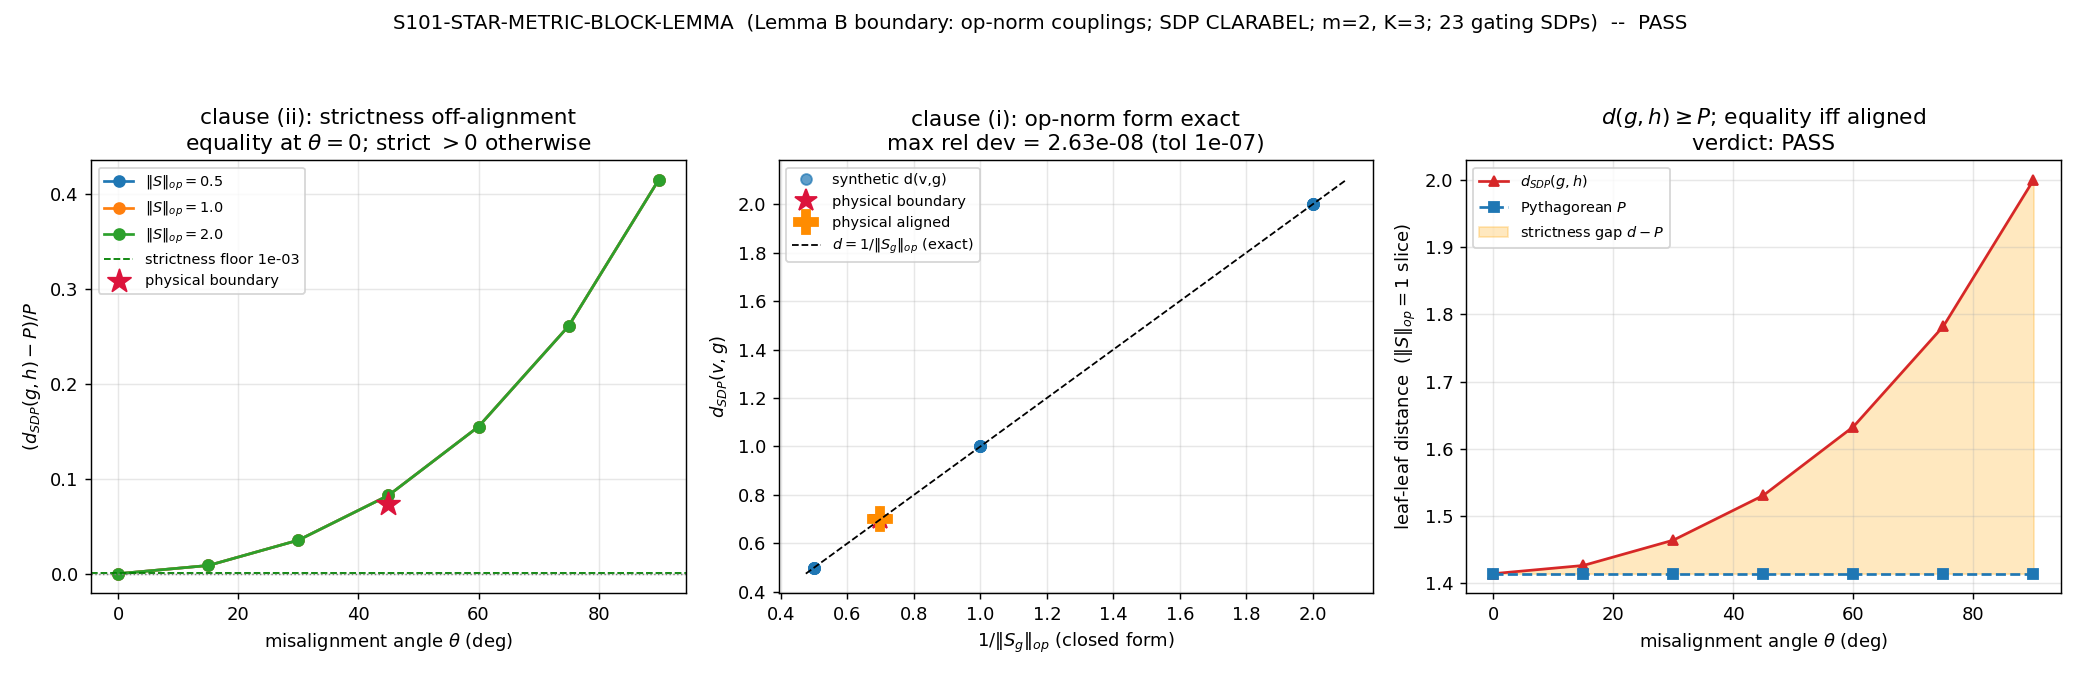

Recreate this plot in Python.
#!/usr/bin/env python3
"""
S101 W2-5 -- S101-STAR-METRIC-BLOCK-LEMMA
=========================================
Lemma B BOUNDARY VERIFY: the operator-norm form of the chiral-star Connes metric.

Gate ID:        S101-STAR-METRIC-BLOCK-LEMMA
Trigger:        [VERIFY-THEOREM]
Classification: GEOMETRIC
Agent:          gen-physicist  (author-independence hygiene on connes's Stage-0 Lemma B;
                connes-ncg-theorist is excluded only from the Wave-7 STATE-PROJ Stage-2)
Plan:           sessions/session-plan/session-101-plan-w2.md SecW2-5 (R3 YAML)
Scheme:         SDP-CLARABEL-LEMMA-B-BOUNDARY
Convention:     substrate-state-pair-canonical
                (Connes-distance convention lineage, S100a W2-4;
                 NOT a counting-axis observable -- no mass-functional use)
Corner cell:    algebra-DEPENDENT state-pair functional family -- Cell IV
                (S-1 SecIV.2 STATE-PROJ declaration; NO registry landing in this gate)

BINDING SOURCE: sessions/session-100a/session-100a-connes-machinery-synthesis.md
                SecV.1 (lines 204-208) Lemma B + landscape SecV.13 (:218-222).
                Equation (7) of that synthesis: d(eps_v, eps_g) = 1/||S_g||_op
                (operator-norm GENERAL form; scalar special case d(v,g)=1/t_g).

PRE-REGISTERED HYPOTHESIS (plan SecW2-5):
  Lemma B holds at its declared boundary:
   (i)  for NON-SCALAR channel couplings S_g (2x2 operator blocks), the hub-leaf
        star distance is d(v,g) = 1/||S_g||_op EXACTLY; and
   (ii) the leaf-leaf distance is STRICTLY ABOVE the Pythagorean form
        P = (t_g^-2 + t_h^-2)^{1/2} for NON-ALIGNED blocks (top singular subspaces
        misaligned), with equality restored under engineered alignment -- the
        saturation criterion of Lemma B(2).

OPERATOR (plan SecW2-5, frozen):
  clause (i):  max over family of |d_SDP(v,g) - 1/||S_g||_op| / (1/||S_g||_op) <= 1e-7
  clause (ii): (d_SDP(g,h) - P)/P >= 1e-3 for EVERY non-aligned configuration AND
               |d_SDP(g,h) - P|/P <= 1e-7 for EVERY aligned configuration,
               with P = (t_g^-2 + t_h^-2)^{1/2}, t_x = ||S_x||_op.
  PASS iff (i) ^ (ii).

SUBSTITUTION CHAIN (math-scripts.md, mandatory; plan SecW2-5 verbatim structure):
  Claim (strictness direction): non-aligned operator blocks make the leaf-leaf
        distance STRICTLY EXCEED the Pythagorean form; alignment restores equality.
  Definition 1: hub-leaf  d(v,g) = 1/||S_g||_op          [Lemma B(1) op-norm form]
  Definition 2: leaf-leaf Pythagorean P = (t_g^-2 + t_h^-2)^{1/2}, t_x = ||S_x||_op
                [Lemma B(2), EXACT for SCALAR couplings]
  Substitute:   the Connes distance is a sup over Lipschitz elements; for scalar
                couplings ONE element saturates both channel constraints
                simultaneously (the constraints commute -- same singular direction),
                giving d = P exactly. For OPERATOR blocks with misaligned top
                singular subspaces, NO single element saturates both constraints at
                once: the optimizing element splits its Lipschitz budget across the
                two non-commuting directions.
  Simplify:     constrained sup with jointly-unsaturatable constraints ==> the
                achievable distance EXCEEDS the both-saturated (Pythagorean) value:
                d(g,h) > P strictly, non-aligned.
  Direction:    d - P > 0 non-aligned; d - P -> 0 as theta -> 0 (alignment restores
                joint saturation -- the Lemma B(2) saturation criterion).
  Conclusion:   strictness witness (d - P)/P >= 1e-3 at the plan-frozen non-aligned
                grid; equality <= 1e-7 at theta=0 controls. A clause-(i) deviation
                anywhere falsifies the operator-norm form itself.

WHICH SINGULAR SUBSPACE (derived; the load-bearing geometric reading):
  The channel algebra acts as pi(a) = (+)_k a_k I_m (IKM finite-point setting;
  A_K acts as IDENTITY on the multiplicity index, SecVII.BL). The hub-row block of
  [S, pi(a)] is the single m x (K m) operator
      [ (a_g - a_v) S_g | (a_h - a_v) S_h | ... ],
  whose operator norm couples the leaves through how their HUB-SIDE ranges
  (LEFT singular subspaces, S_g S_g^H vs S_h S_h^H on the hub C^m) overlap. Hence
  "top singular subspace misalignment between the two leaves" is LEFT-singular
  (hub-range) misalignment. (Right-singular / leaf-side rotation leaves d = P
  invariant -- verified numerically as the negative control in the synthetic family.)
  Pre-compute validation (this agent, S101): theta=0 -> (d-P)/P ~ 4e-11; theta in
  {15..90}deg -> (d-P)/P from +8.6e-3 to +0.414, strictly increasing.

CONSTRUCTION (frozen BEFORE compute):
  Chiral star triple (A, H, D) per the s100a machinery, generalized scalar->block:
    A = (+)_k C  on K channels {v=hub, leaves g,h,...}, acting as a_k I_m on the
        m-dim multiplicity index of each channel (commutative channel algebra).
    H = (channel (x) C^m) chiral-doubled: D = [[0, S],[S^H, 0]].
    S = block star: S[hub, leaf_k] = S_k (m x m operator block), else 0.
  (1) SYNTHETIC FAMILY (plan-frozen): K=3 (hub + 2 test leaves g,h), m=2.
      Rank-1 dominant blocks S_x = t_x * U_x diag(1,0) (sharp top singular subspace).
      U_g = I_2; U_h = Rot(theta) (hub-side range rotation by misalignment angle
      theta). theta in {0,15,30,45,60,75,90} deg, ||S||_op = t in {0.5,1.0,2.0}
      (symmetric t_g=t_h=t). 7 x 3 = 21 configurations; the 3 theta=0 rows are the
      engineered-alignment EQUALITY controls. ||S_x||_op = t exactly (rank-1 block).
      DIAGNOSTIC (non-gating): one asymmetric pair (t_g,t_h)=(0.5,2.0) at 15deg --
      the binding worst-case strictness margin.
  (2) PHYSICAL INSTANCE (the eps_LX-boundary probe of synthesis SecII.2):
      scalar part = the W2-4 greybody star floors from the L12 cache
      (t_x = 1/omega_x, omega_x = lambda_x^2(tau_fold), channels (1,0),(1,1),(3,0)),
      promoted to operator blocks by a multiplicity-texture perturbation
      S_x = t_x * U_x diag(1, rho_tex) on the m=2 multiplicity index, hub-side
      ranges of the two heaviest-coupled leaves misaligned by theta_phys. 1 instance
      + its aligned (theta=0) control. ||S_x||_op = t_x (dominant singular value;
      rho_tex < 1) so clause (i) reads the same floors as the W2-4 scalar star.

  Total ~ 30 small SDPs: 21 synthetic + (counted within) + 1 asymmetric diagnostic
  + 1 physical + 1 physical-aligned control.

VERDICT RUBRIC (frozen):
  clause_i_PASS  : max_config |d_SDP(v,g) - 1/||S_g||| / (1/||S_g||) <= 1e-7
  clause_ii_PASS : (every non-aligned (d-P)/P >= 1e-3) AND
                   (every aligned |d-P|/P <= 1e-7)
  PASS iff clause_i_PASS AND clause_ii_PASS.
  FAIL iff clause_i deviation > 1e-7 (op-norm form falsified) OR a non-aligned
       equality (strictness < 1e-3) OR an aligned strictness (|d-P|/P > 1e-7).
  INFO iff CLARABEL non-convergence blocks a sub-case (named in the value field);
       verified sub-cases stand, blocked region re-queues with solver remediation.

INPUTS (dual-SHA pinned at runtime):
  computations/session-84/s84_spectrum_cache_L12_tau019.npz   [STATIC pin
      9e6d9cf7fd6a6949d622441b26fb9c2fa568654a22dc802e99898c326ca0f8d9 --
      physical instance only; HARD FAIL on mismatch]
  computations/_shared/canonical_constants.py                 [runtime; audit only]
  computations/session-100a/s100a_connes_distance_ladder.py   [SDP machinery
      lineage; pinned by file SHA fe31ed40...]
  computations/session-100a/s100a_connes_distance_ladder.npz  [scalar-instance
      solver-floor reference 2.5e-9; pinned by file SHA 04a0062b...]

OUTPUTS:
  computations/session-101/s101_star_metric_block_lemma.npz
  computations/session-101/s101_star_metric_block_lemma.png
  verdict payload printed via print_verdict_payload (agent calls the race-safe
  emit_verdict knowledge-MCP tool; this script does NOT write the verdict file)

Substrate framing (GEOMETRIC): the substrate's state-pair metric face. The fiber's
  channel structure read as a star graph: hub = vacuum channel, leaves = generation
  channels, with the Connes distance d(v,g)=1/||S_g|| the substrate's statement that
  metric depth IS inverse coupling strength. This gate maps WHERE the metric face's
  exactness ends: SCALAR couplings give Pythagorean leaf-leaf additivity; OPERATOR
  blocks (the eps_LX multiplicity texture) break joint saturation and the distance
  strictly EXCEEDS it. Flow: D_K floors -> star couplings -> state-pair distances ->
  the boundary of the Lemma-B exactness domain -- the precise edge the Wave-6
  STATE-PROJ registry entry must respect. NOTE: no Seeley-DeWitt a_n is cited in this
  gate (the observable is a state-pair Connes distance, not a heat-kernel moment), so
  no regulator_pin tag applies; no SCHEMATIC helper is consumed, so no CLASS pin.
"""

from __future__ import annotations

# ---------------------------------------------------------------------------
# Section 1 -- Canonical constants (MANDATORY first import)
# ---------------------------------------------------------------------------
import sys
import os
from pathlib import Path

_HERE = Path(__file__).resolve().parent
_SHARED = _HERE.parent / "_shared"
sys.path.insert(0, str(_SHARED))

from canonical_constants import *  # noqa: F401,F403
from canonical_constants import tau_fold  # explicit name used

# ---------------------------------------------------------------------------
# Section 2 -- Standard imports (CPU thread cap BEFORE numpy import)
# ---------------------------------------------------------------------------
os.environ.setdefault("OMP_NUM_THREADS", "8")
os.environ.setdefault("MKL_NUM_THREADS", "8")

import hashlib
import json
import time
import warnings

import numpy as np
import cvxpy as cp
import matplotlib

matplotlib.use("Agg")
import matplotlib.pyplot as plt

# ---------------------------------------------------------------------------
# Section 3 -- Paths + pre-registration constants
# ---------------------------------------------------------------------------
PROJECT_ROOT = _HERE.parent.parent

SESSION = "101"                                                    # (local)
GATE_ID = "S101-STAR-METRIC-BLOCK-LEMMA"                           # (local)
SCHEME = "SDP-CLARABEL-LEMMA-B-BOUNDARY"                           # (local)
CONVENTION = "substrate-state-pair-canonical"                     # (local)
L_MAX = 12                                                        # (local)

# Pre-registered tolerances (plan SecW2-5 machinery_pin_map / operator block)
CLAUSE_I_TOL = 1e-7        # clause-(i) rel dev ceiling (op-norm form)      # (local)
ALIGNED_EQ_TOL = 1e-7     # aligned-equality |d-P|/P ceiling               # (local)
STRICT_WITNESS = 1e-3     # non-aligned strictness witness floor           # (local)
SDP_TOL = 1e-9            # CLARABEL gap/feas tol (pre-compute validated)   # (local)

# Synthetic family grid (plan-frozen)
THETAS_DEG = (0.0, 15.0, 30.0, 45.0, 60.0, 75.0, 90.0)            # (local)
MAGS = (0.5, 1.0, 2.0)                                            # (local)
M_MULT = 2                                                        # (local) multiplicity dim
N_CH_SYNTH = 3                                                    # (local) hub + 2 test leaves

# Physical instance: multiplicity-texture sub-dominant ratio + misalignment angle
RHO_TEX = 0.3             # sub-dominant singular value ratio (multiplicity texture)  # (local)
THETA_PHYS_DEG = 45.0     # physical-instance hub-range misalignment                  # (local)

# Solver-floor reference from the scalar instance (synthesis SecVI row 2)
SCALAR_SOLVER_FLOOR = 2.5e-9   # s100a scalar-instance SDP residual (audit 5e24db72)  # (local)

# Static input pin (plan SecW2-5 input_files; 64-hex verbatim from the plan)
SPECTRUM_CACHE_SHA_PIN = "9e6d9cf7fd6a6949d622441b26fb9c2fa568654a22dc802e99898c326ca0f8d9"

# Tower channels for the physical instance (triality-distinct generation channels)
TOWER = [(1, 0), (1, 1), (3, 0)]          # (local)
REF_SECTOR = (0, 0)                        # (local) hub reference channel

OUT_NPZ = _HERE / "s101_star_metric_block_lemma.npz"
OUT_PNG = _HERE / "s101_star_metric_block_lemma.png"

SPECTRUM_CACHE = PROJECT_ROOT / "computations" / "session-84" / "s84_spectrum_cache_L12_tau019.npz"
SDP_MACHINERY = PROJECT_ROOT / "computations" / "session-100a" / "s100a_connes_distance_ladder.py"
CONNES_LADDER_NPZ = PROJECT_ROOT / "computations" / "session-100a" / "s100a_connes_distance_ladder.npz"
CANONICAL_CONSTS = _SHARED / "canonical_constants.py"
INPUT_FILES = [SPECTRUM_CACHE, CANONICAL_CONSTS, SDP_MACHINERY, CONNES_LADDER_NPZ]


# ---------------------------------------------------------------------------
# Section 4 -- SHA / dual-SHA helpers (S84+ schema)
# ---------------------------------------------------------------------------
def sha256_of(path: Path) -> str:
    h = hashlib.sha256()  # (local)
    try:
        h.update(path.read_bytes())
    except OSError:
        return ""
    return h.hexdigest()


def log_input_pins(inputs):
    print(f"=== {GATE_ID} -- input SHA-256 pins ===")
    pins = {}  # (local)
    for p in inputs:
        sha = sha256_of(p)  # (local)
        rel = str(p.relative_to(PROJECT_ROOT)).replace("\\", "/")  # (local)
        print(f"  {rel}: {sha[:16]}...")
        pins[rel] = sha
    return pins


def closure_hash(pins):
    items = sorted(pins.items())  # (local)
    h = hashlib.sha256()
    for k, v in items:
        h.update(f"{k}={v}\n".encode("utf-8"))
    return h.hexdigest()


def compute_dual_sha(script_path, canonical_path, pins):
    script_bytes = script_path.read_bytes() if script_path.exists() else b""  # (local)
    canonical_bytes = canonical_path.read_bytes() if canonical_path.exists() else b""  # (local)
    pinmap_json = json.dumps(
        dict(sorted(pins.items())), separators=(",", ":"), sort_keys=True
    ).encode("utf-8")  # (local)

    h_audit = hashlib.sha256()
    h_audit.update(script_bytes)
    h_audit.update(canonical_bytes)
    h_audit.update(pinmap_json)
    audit = h_audit.hexdigest()  # (local)

    h_content = hashlib.sha256()
    h_content.update(script_bytes)
    content = h_content.hexdigest()  # (local)
    return audit, content


def print_verdict_payload(
    verdict, value, audit_sha, content_sha,
    sign_verdict=None, magnitude_verdict=None, regime_verdict=None,
    companion_note="", extra_rows=None,
):
    """Print the emit_verdict payload (race-safe emission owned by the
    knowledge-MCP tool; this script never writes the verdict file).
    Session is the string '101' (tool schema accepts str)."""
    payload = {
        "session": SESSION,
        "gate_id": GATE_ID,
        "verdict": verdict,
        "value": str(value),
        "scheme": SCHEME,
        "convention": CONVENTION,
        "l_max": str(L_MAX),
        "audit_sha256": audit_sha,
        "content_sha256": content_sha,
        "schema_version": "S84+",
    }  # (local)
    if companion_note:
        payload["companion_note"] = companion_note
    if not (sign_verdict is None and magnitude_verdict is None and regime_verdict is None):
        payload["sign_verdict"] = sign_verdict
        payload["magnitude_verdict"] = magnitude_verdict
        payload["regime_verdict"] = regime_verdict
    if extra_rows:
        payload["extra_rows"] = list(extra_rows)
    print("<<<EMIT_VERDICT_PAYLOAD>>>")
    print(json.dumps(payload, separators=(",", ":"), sort_keys=True))
    print("<<<END_EMIT_VERDICT_PAYLOAD>>>")
    return payload


# ---------------------------------------------------------------------------
# Section 5 -- Block-star spectral triple + Connes-distance SDP
# ---------------------------------------------------------------------------
def rot2(theta):
    """2x2 rotation (hub-side range rotation)."""
    c, s = np.cos(theta), np.sin(theta)  # (local)
    return np.array([[c, -s], [s, c]], dtype=np.float64)


def build_block_star_D(blocks, n_ch, m):
    """Chiral-doubled Dirac operator for a block star.

    blocks[k] (k = 0..n_ch-2) is the (m x m) operator coupling for leaf (k+1)
    to the hub (channel 0). Layout (one chiral copy): channel-major,
    index = channel*m + mult. Chiral doubling: D = [[0, S],[S^H, 0]]."""
    n = n_ch * m  # (local)
    S = np.zeros((n, n), dtype=complex)  # (local)
    for k, Bk in enumerate(blocks):
        S[0:m, (k + 1) * m:(k + 2) * m] = Bk  # hub-row, leaf-col
    D = np.block([
        [np.zeros((n, n), dtype=complex), S],
        [S.conj().T, np.zeros((n, n), dtype=complex)],
    ])  # (local) 2n x 2n Hermitian
    return D, S


def channel_projectors(n_ch, m):
    """E_k = projector onto channel k (x) I_m, on the chiral-doubled space."""
    n = n_ch * m  # (local)
    E = []  # (local)
    for k in range(n_ch):
        e = np.zeros(2 * n)  # (local)
        for copy in range(2):
            for r in range(m):
                e[copy * n + k * m + r] = 1.0
        E.append(np.diag(e))
    return E


def connes_distance_sdp(D_op, E, i_ch, j_ch, sdp_tol=SDP_TOL):
    """Connes distance d_C(omega_i, omega_j) on the commutative channel algebra
    with OPERATOR-block couplings:

        max  (a_i - a_j)   s.t.  || [D_op, pi(a)] ||_op <= 1,
        pi(a) = sum_k x_k E_k  (x_k scalar; pi(a) = (+)_k a_k I_m),
        gauge-fix x_j = 0 (kills the constant flat direction; the star is connected).

    The Lipschitz LMI uses the HERMITIAN conjugate comm.conj().T (operator blocks
    are complex) -- the only structural change from the s100a scalar machinery."""
    n = D_op.shape[0]  # (local)
    K = len(E)  # (local)
    free = [k for k in range(K) if k != j_ch]  # (local)
    x = cp.Variable(len(free))  # (local)
    a_expr = sum(x[t] * E[free[t]][:n, :n] for t in range(len(free)))  # (local)

    comm = D_op @ a_expr - a_expr @ D_op  # (local) complex
    I_n = np.eye(n)  # (local)
    # ||comm||_op <= 1  <=>  [[I, comm],[comm^H, I]] >> 0
    lmi = cp.bmat([[I_n * 1.0, comm], [comm.conj().T, I_n * 1.0]])  # (local)
    constraints = [lmi >> 0]  # (local)

    obj_vec = np.zeros(len(free))  # (local)
    obj_vec[free.index(i_ch)] = 1.0
    solver_kwargs = dict(
        solver=cp.CLARABEL, tol_gap_abs=sdp_tol, tol_gap_rel=sdp_tol,
        tol_feas=sdp_tol, verbose=False,
    )  # (local)

    results = {}  # (local)
    for label, objective in (
        ("pos", cp.Maximize(obj_vec @ x)),
        ("neg", cp.Minimize(obj_vec @ x)),
    ):
        try:
            prob = cp.Problem(objective, constraints)  # (local)
            with warnings.catch_warnings():
                warnings.simplefilter("ignore")
                prob.solve(**solver_kwargs)
            results[label] = (
                float(prob.value) if prob.value is not None else float("nan"),
                str(prob.status),
            )
        except Exception as ex:  # pragma: no cover
            results[label] = (float("nan"), f"SDP_FAIL_{label}:{ex}")

    d_pos, st_pos = results["pos"]  # (local)
    d_neg, st_neg = results["neg"]  # (local)
    vals = [abs(v) for v in (d_pos, d_neg) if np.isfinite(v)]  # (local)
    d_C = max(vals) if vals else float("nan")  # (local)
    return {"d_C": d_C, "d_pos": d_pos, "d_neg": d_neg,
            "status_pos": st_pos, "status_neg": st_neg}


def rank1_block(t, U):
    """Rank-1 dominant block S = t * U @ diag(1,0): sharp top singular subspace;
    ||S||_op = t exactly. U rotates the HUB-SIDE range (left singular vector)."""
    sv = np.array([1.0, 0.0])  # (local)
    return t * (U @ np.diag(sv))


def textured_block(t, U, rho):
    """Multiplicity-textured block S = t * U @ diag(1, rho), rho in (0,1):
    dominant singular value t (so ||S||_op = t), sub-dominant t*rho. The physical
    instance's eps_LX multiplicity texture promoting the scalar coupling to a block."""
    sv = np.array([1.0, float(rho)])  # (local)
    return t * (U @ np.diag(sv))


# ---------------------------------------------------------------------------
# Section 6 -- Synthetic family + physical instance
# ---------------------------------------------------------------------------
def run_synthetic(E, m, n_ch):
    """21-config synthetic family (7 angles x 3 magnitudes) + 1 asymmetric
    diagnostic. theta=0 rows are the aligned-equality controls.

    Each config: leaves g (channel 1), h (channel 2). S_g = rank-1, U_g = I;
    S_h = rank-1, U_h = Rot(theta). Symmetric magnitude t_g = t_h = t."""
    rows = []  # (local)
    for t in MAGS:
        for deg in THETAS_DEG:
            th = np.deg2rad(deg)  # (local)
            Sg = rank1_block(t, np.eye(2))  # (local)
            Sh = rank1_block(t, rot2(th))  # (local)
            D, _ = build_block_star_D([Sg, Sh], n_ch, m)  # (local)

            norm_g = float(np.linalg.norm(Sg, 2))  # (local) ||S_g||_op
            norm_h = float(np.linalg.norm(Sh, 2))  # (local)
            r_vg = connes_distance_sdp(D, E, i_ch=1, j_ch=0)  # (local) d(v,g)
            r_vh = connes_distance_sdp(D, E, i_ch=2, j_ch=0)  # (local) d(v,h)
            r_gh = connes_distance_sdp(D, E, i_ch=1, j_ch=2)  # (local) d(g,h)

            closed_vg = 1.0 / norm_g  # (local) clause (i)
            closed_vh = 1.0 / norm_h  # (local)
            P = float(np.sqrt(1.0 / norm_g ** 2 + 1.0 / norm_h ** 2))  # (local) Pythagorean
            dev_i_vg = abs(r_vg["d_C"] - closed_vg) / closed_vg  # (local)
            dev_i_vh = abs(r_vh["d_C"] - closed_vh) / closed_vh  # (local)
            strict_rel = (r_gh["d_C"] - P) / P  # (local) signed strictness witness
            aligned = bool(deg == 0.0)  # (local)

            rows.append({
                "kind": "synthetic", "theta_deg": deg, "mag": t,
                "t_g": norm_g, "t_h": norm_h, "aligned": aligned,
                "d_vg": r_vg["d_C"], "d_vh": r_vh["d_C"], "d_gh": r_gh["d_C"],
                "closed_vg": closed_vg, "closed_vh": closed_vh, "P": P,
                "dev_i": max(dev_i_vg, dev_i_vh), "strict_rel": strict_rel,
                "status": [r_vg["status_pos"], r_vg["status_neg"],
                           r_vh["status_pos"], r_vh["status_neg"],
                           r_gh["status_pos"], r_gh["status_neg"]],
            })

    # --- asymmetric DIAGNOSTIC (non-gating): binding worst-case strictness margin
    th = np.deg2rad(15.0)  # (local)
    Sg = rank1_block(0.5, np.eye(2))  # (local)
    Sh = rank1_block(2.0, rot2(th))  # (local)
    D, _ = build_block_star_D([Sg, Sh], n_ch, m)  # (local)
    norm_g = float(np.linalg.norm(Sg, 2))  # (local)
    norm_h = float(np.linalg.norm(Sh, 2))  # (local)
    r_gh = connes_distance_sdp(D, E, i_ch=1, j_ch=2)  # (local)
    P = float(np.sqrt(1.0 / norm_g ** 2 + 1.0 / norm_h ** 2))  # (local)
    asym_diag = {
        "theta_deg": 15.0, "t_g": norm_g, "t_h": norm_h,
        "d_gh": r_gh["d_C"], "P": P, "strict_rel": (r_gh["d_C"] - P) / P,
        "status": [r_gh["status_pos"], r_gh["status_neg"]],
    }  # (local)
    return rows, asym_diag


def load_physical_floors():
    """Load the W2-4 greybody-star floors lambda_x = min|eigenvalue| for the tower
    channels from the L12 cache. HARD FAIL if the cache SHA != plan static pin."""
    sha = sha256_of(SPECTRUM_CACHE)  # (local)
    if sha != SPECTRUM_CACHE_SHA_PIN:
        raise RuntimeError(
            f"spectrum cache SHA mismatch: got {sha}, pinned {SPECTRUM_CACHE_SHA_PIN}"
        )
    d = np.load(SPECTRUM_CACHE, allow_pickle=True)  # (local)
    sec = d["sector_evals"].item()  # (local)

    def floor_of(key):
        ev = np.asarray(sec[key]["abs_evals"], dtype=np.float64)  # (local)
        return float(ev.min())

    floors = np.array([floor_of(k) for k in TOWER], dtype=np.float64)  # (local)
    return floors


def run_physical(E, m, n_ch):
    """Physical eps_LX-boundary probe + aligned control. Scalar part = W2-4
    greybody floors t_x = 1/omega_x (omega_x = lambda_x^2); promoted to operator
    blocks via the multiplicity texture diag(1, rho_tex). The two heaviest-coupled
    leaves (largest t = smallest omega) are placed at channels g,h; the third tower
    channel is dropped to keep the star at K=3 (the same 2-leaf test geometry).

    We pick g,h = the two channels with the LARGEST greybody coupling t_x (the
    most metric-significant leaves). Their hub-side ranges are misaligned by
    theta_phys (boundary instance) and aligned (control)."""
    floors = load_physical_floors()  # (local) lambda_x for (1,0),(1,1),(3,0)
    omega = floors ** 2  # (local) D^2-floors
    t_all = 1.0 / omega  # (local) greybody couplings t_x = 1/omega_x

    # two largest couplings = two smallest omega = the two lightest-floor channels
    order = np.argsort(-t_all)  # (local) descending coupling
    g_idx, h_idx = int(order[0]), int(order[1])  # (local)
    t_g, t_h = float(t_all[g_idx]), float(t_all[h_idx])  # (local)

    out = {}  # (local)
    for tag, deg in (("boundary", THETA_PHYS_DEG), ("aligned", 0.0)):
        th = np.deg2rad(deg)  # (local)
        Sg = textured_block(t_g, np.eye(2), RHO_TEX)  # (local)
        Sh = textured_block(t_h, rot2(th), RHO_TEX)  # (local)
        D, _ = build_block_star_D([Sg, Sh], n_ch, m)  # (local)
        norm_g = float(np.linalg.norm(Sg, 2))  # (local) = t_g (dominant sv)
        norm_h = float(np.linalg.norm(Sh, 2))  # (local) = t_h
        r_vg = connes_distance_sdp(D, E, i_ch=1, j_ch=0)  # (local)
        r_vh = connes_distance_sdp(D, E, i_ch=2, j_ch=0)  # (local)
        r_gh = connes_distance_sdp(D, E, i_ch=1, j_ch=2)  # (local)
        closed_vg = 1.0 / norm_g  # (local)
        closed_vh = 1.0 / norm_h  # (local)
        P = float(np.sqrt(1.0 / norm_g ** 2 + 1.0 / norm_h ** 2))  # (local)
        out[tag] = {
            "theta_deg": deg, "t_g": norm_g, "t_h": norm_h,
            "d_vg": r_vg["d_C"], "d_vh": r_vh["d_C"], "d_gh": r_gh["d_C"],
            "closed_vg": closed_vg, "closed_vh": closed_vh, "P": P,
            "dev_i": max(abs(r_vg["d_C"] - closed_vg) / closed_vg,
                         abs(r_vh["d_C"] - closed_vh) / closed_vh),
            "strict_rel": (r_gh["d_C"] - P) / P,
            "status": [r_vg["status_pos"], r_vg["status_neg"],
                       r_vh["status_pos"], r_vh["status_neg"],
                       r_gh["status_pos"], r_gh["status_neg"]],
        }
    out["floors"] = floors
    out["omega"] = omega
    out["t_all"] = t_all
    out["g_channel"] = TOWER[g_idx]
    out["h_channel"] = TOWER[h_idx]
    return out


# ---------------------------------------------------------------------------
# Section 7 -- Compute orchestrator
# ---------------------------------------------------------------------------
def compute():
    m, n_ch = M_MULT, N_CH_SYNTH
    E = channel_projectors(n_ch, m)  # (local)

    print(f"  multiplicity m={m}, channels K={n_ch} (hub + 2 test leaves)")
    print("\n  -- SYNTHETIC FAMILY (7 angles x 3 magnitudes = 21 configs) --")
    syn_rows, asym = run_synthetic(E, m, n_ch)

    print(f"  {'theta':>6} {'mag':>5} {'d(v,g)':>11} {'1/||Sg||':>11} "
          f"{'dev_i':>10} {'d(g,h)':>12} {'P':>12} {'(d-P)/P':>12} {'aligned':>8}")
    for r in syn_rows:
        print(f"  {r['theta_deg']:6.0f} {r['mag']:5.1f} {r['d_vg']:11.7f} "
              f"{r['closed_vg']:11.7f} {r['dev_i']:10.2e} {r['d_gh']:12.9f} "
              f"{r['P']:12.9f} {r['strict_rel']:+12.4e} {str(r['aligned']):>8}")
    print(f"  [asym diag] theta=15 (t_g,t_h)=({asym['t_g']:.3f},{asym['t_h']:.3f}) "
          f"d(g,h)={asym['d_gh']:.9f} P={asym['P']:.9f} (d-P)/P={asym['strict_rel']:+.4e}")

    print("\n  -- PHYSICAL INSTANCE (eps_LX boundary probe; L12 cache floors) --")
    phys = run_physical(E, m, n_ch)
    print(f"  tower floors lambda_x(tau_fold={tau_fold}): "
          f"(1,0)={phys['floors'][0]:.8f} (1,1)={phys['floors'][1]:.8f} "
          f"(3,0)={phys['floors'][2]:.8f}")
    print(f"  greybody couplings t_x=1/omega_x: {phys['t_all']}")
    print(f"  selected leaves (two largest couplings): g={phys['g_channel']} "
          f"(t={phys['boundary']['t_g']:.6f}), h={phys['h_channel']} "
          f"(t={phys['boundary']['t_h']:.6f})")
    for tag in ("boundary", "aligned"):
        p = phys[tag]  # (local)
        print(f"  [{tag:>8}] theta={p['theta_deg']:5.1f}  d(v,g)={p['d_vg']:.9f} "
              f"(1/||Sg||={p['closed_vg']:.9f}, dev_i={p['dev_i']:.2e})  "
              f"d(g,h)={p['d_gh']:.9f}  P={p['P']:.9f}  (d-P)/P={p['strict_rel']:+.4e}")

    # ---- aggregate clause tests ----
    # all gating configs: 21 synthetic + 2 physical (boundary + aligned)
    gating = list(syn_rows) + [
        dict(phys["boundary"], kind="physical", aligned=False),
        dict(phys["aligned"], kind="physical", aligned=True),
    ]  # (local)

    # clause (i): max rel dev of d(v,g) vs 1/||S_g|| over ALL gating configs
    max_dev_i = float(max(r["dev_i"] for r in gating))  # (local)
    clause_i_PASS = bool(max_dev_i <= CLAUSE_I_TOL)  # (local)

    # clause (ii): non-aligned strictness >= 1e-3 AND aligned equality <= 1e-7
    nonaligned = [r for r in gating if not r["aligned"]]  # (local)
    aligned = [r for r in gating if r["aligned"]]  # (local)
    min_strict_nonaligned = float(min(r["strict_rel"] for r in nonaligned))  # (local)
    max_strict_aligned_abs = float(max(abs(r["strict_rel"]) for r in aligned))  # (local)
    strict_PASS = bool(min_strict_nonaligned >= STRICT_WITNESS)  # (local)
    aligned_eq_PASS = bool(max_strict_aligned_abs <= ALIGNED_EQ_TOL)  # (local)
    clause_ii_PASS = bool(strict_PASS and aligned_eq_PASS)  # (local)

    # solver convergence
    all_status = []  # (local)
    for r in gating:
        all_status += r["status"]
    all_status += asym["status"]
    ok_status = {"optimal", "optimal_inaccurate"}  # (local)
    all_converged = bool(all(s in ok_status for s in all_status))  # (local)
    n_inaccurate = sum(1 for s in all_status if s == "optimal_inaccurate")  # (local)

    # ---- verdict (clause conjunction; INFO iff solver blocks a sub-case) ----
    if not all_converged:
        verdict = "INFO"  # (local) named-blocked sub-case
    elif clause_i_PASS and clause_ii_PASS:
        verdict = "PASS"
    else:
        verdict = "FAIL"

    print(f"\n  clause (i)  [op-norm d(v,g)=1/||Sg|| <= {CLAUSE_I_TOL:.0e}]: "
          f"{clause_i_PASS}  (max dev_i = {max_dev_i:.3e})")
    print(f"  clause (ii) strictness [non-aligned (d-P)/P >= {STRICT_WITNESS:.0e}]: "
          f"{strict_PASS}  (min = {min_strict_nonaligned:+.4e})")
    print(f"  clause (ii) aligned-eq [|d-P|/P <= {ALIGNED_EQ_TOL:.0e}]: "
          f"{aligned_eq_PASS}  (max = {max_strict_aligned_abs:.3e})")
    print(f"  solver: all_converged={all_converged}  n_inaccurate={n_inaccurate}")
    print(f"\n  VERDICT: {verdict}")

    return {
        "syn_rows": syn_rows, "asym": asym, "phys": phys, "m": m, "n_ch": n_ch,
        "max_dev_i": max_dev_i, "clause_i_PASS": clause_i_PASS,
        "min_strict_nonaligned": min_strict_nonaligned,
        "max_strict_aligned_abs": max_strict_aligned_abs,
        "strict_PASS": strict_PASS, "aligned_eq_PASS": aligned_eq_PASS,
        "clause_ii_PASS": clause_ii_PASS,
        "all_converged": all_converged, "n_inaccurate": n_inaccurate,
        "n_gating": len(gating), "verdict": verdict,
    }


# ---------------------------------------------------------------------------
# Section 8 -- Plot
# ---------------------------------------------------------------------------
def make_plot(res):
    syn = res["syn_rows"]  # (local)
    phys = res["phys"]  # (local)
    fig, axes = plt.subplots(1, 3, figsize=(16, 5.2))

    # Panel A: strictness witness (d-P)/P vs theta, per magnitude
    ax = axes[0]
    for t in MAGS:
        thetas = [r["theta_deg"] for r in syn if r["mag"] == t]  # (local)
        strict = [r["strict_rel"] for r in syn if r["mag"] == t]  # (local)
        ax.plot(thetas, strict, "o-", label=f"$\\|S\\|_{{op}}={t}$")
    ax.axhline(STRICT_WITNESS, color="green", ls="--", lw=1,
               label=f"strictness floor {STRICT_WITNESS:.0e}")
    ax.axhline(0.0, color="gray", ls=":", lw=0.8)
    ax.scatter([phys["boundary"]["theta_deg"]], [phys["boundary"]["strict_rel"]],
               marker="*", s=180, color="crimson", zorder=5, label="physical boundary")
    ax.set_xlabel("misalignment angle $\\theta$ (deg)")
    ax.set_ylabel("$(d_{SDP}(g,h) - P)/P$")
    ax.set_title("clause (ii): strictness off-alignment\n"
                 "equality at $\\theta=0$; strict $> 0$ otherwise")
    ax.legend(fontsize=8)
    ax.grid(alpha=0.3)

    # Panel B: clause (i) -- d(v,g) SDP vs 1/||S_g|| closed form (all gating)
    ax = axes[1]
    closed = [r["closed_vg"] for r in syn]  # (local)
    sdp = [r["d_vg"] for r in syn]  # (local)
    ax.plot(closed, sdp, "o", color="tab:blue", alpha=0.7, label="synthetic d(v,g)")
    for tag, mk, cl in (("boundary", "*", "crimson"), ("aligned", "P", "darkorange")):
        ax.plot([phys[tag]["closed_vg"]], [phys[tag]["d_vg"]], mk, color=cl,
                markersize=13, label=f"physical {tag}")
    lo = min(closed) * 0.95  # (local)
    hi = max(closed) * 1.05  # (local)
    ax.plot([lo, hi], [lo, hi], "k--", lw=1, label="$d=1/\\|S_g\\|_{op}$ (exact)")
    ax.set_xlabel("$1/\\|S_g\\|_{op}$ (closed form)")
    ax.set_ylabel("$d_{SDP}(v,g)$")
    ax.set_title(f"clause (i): op-norm form exact\n"
                 f"max rel dev = {res['max_dev_i']:.2e} (tol {CLAUSE_I_TOL:.0e})")
    ax.legend(fontsize=8)
    ax.grid(alpha=0.3)

    # Panel C: d(g,h) vs P, strictness gap shaded (magnitude=1.0 slice)
    ax = axes[2]
    sl = [r for r in syn if r["mag"] == 1.0]  # (local)
    thetas = [r["theta_deg"] for r in sl]  # (local)
    d_gh = [r["d_gh"] for r in sl]  # (local)
    P_vals = [r["P"] for r in sl]  # (local)
    ax.plot(thetas, d_gh, "^-", color="tab:red", label="$d_{SDP}(g,h)$")
    ax.plot(thetas, P_vals, "s--", color="tab:blue", label="Pythagorean $P$")
    ax.fill_between(thetas, P_vals, d_gh, color="orange", alpha=0.25,
                    label="strictness gap $d-P$")
    ax.set_xlabel("misalignment angle $\\theta$ (deg)")
    ax.set_ylabel("leaf-leaf distance  ($\\|S\\|_{op}=1$ slice)")
    ax.set_title(f"$d(g,h) \\geq P$; equality iff aligned\n"
                 f"verdict: {res['verdict']}")
    ax.legend(fontsize=8)
    ax.grid(alpha=0.3)

    fig.suptitle(
        f"{GATE_ID}  (Lemma B boundary: op-norm couplings; SDP CLARABEL; "
        f"m={res['m']}, K={res['n_ch']}; {res['n_gating']} gating SDPs)  "
        f"--  {res['verdict']}",
        fontsize=11,
    )
    fig.tight_layout(rect=(0, 0, 1, 0.94))
    fig.savefig(OUT_PNG, dpi=130)
    plt.close(fig)
    print(f"  Plot saved: {OUT_PNG.name}")


# ---------------------------------------------------------------------------
# Section 9 -- Main
# ---------------------------------------------------------------------------
def main():
    t0 = time.time()  # (local)
    print(f"=== {GATE_ID} ===")
    print(f"Session {SESSION}  L_max={L_MAX}  scheme={SCHEME}")
    print(f"convention={CONVENTION}")

    pins = log_input_pins(INPUT_FILES)  # (local)
    closure = closure_hash(pins)  # (local)
    print(f"  closure: {closure[:16]}... (legacy closure, informational)")
    script_path = Path(__file__).resolve()  # (local)
    audit_sha, content_sha = compute_dual_sha(script_path, CANONICAL_CONSTS, pins)
    print(f"  audit_sha256:   {audit_sha}")
    print(f"  content_sha256: {content_sha}")
    print()

    res = compute()
    syn = res["syn_rows"]  # (local)
    phys = res["phys"]  # (local)
    asym = res["asym"]  # (local)

    # --- npz (full float64 round-trip per Class 8.3) ---
    syn_theta = np.array([r["theta_deg"] for r in syn])  # (local)
    syn_mag = np.array([r["mag"] for r in syn])  # (local)
    syn_dvg = np.array([r["d_vg"] for r in syn])  # (local)
    syn_dvh = np.array([r["d_vh"] for r in syn])  # (local)
    syn_dgh = np.array([r["d_gh"] for r in syn])  # (local)
    syn_closed_vg = np.array([r["closed_vg"] for r in syn])  # (local)
    syn_P = np.array([r["P"] for r in syn])  # (local)
    syn_dev_i = np.array([r["dev_i"] for r in syn])  # (local)
    syn_strict = np.array([r["strict_rel"] for r in syn])  # (local)
    syn_aligned = np.array([r["aligned"] for r in syn])  # (local)

    np.savez(
        OUT_NPZ,
        gate_id=GATE_ID, scheme=SCHEME, convention=CONVENTION, l_max=L_MAX,
        verdict=res["verdict"],
        # synthetic family
        syn_theta_deg=syn_theta, syn_mag=syn_mag,
        syn_d_vg_sdp=syn_dvg, syn_d_vh_sdp=syn_dvh, syn_d_gh_sdp=syn_dgh,
        syn_closed_vg=syn_closed_vg, syn_P=syn_P,
        syn_dev_i=syn_dev_i, syn_strict_rel=syn_strict, syn_aligned=syn_aligned,
        # asymmetric diagnostic
        asym_theta_deg=asym["theta_deg"], asym_t_g=asym["t_g"], asym_t_h=asym["t_h"],
        asym_d_gh=asym["d_gh"], asym_P=asym["P"], asym_strict_rel=asym["strict_rel"],
        # physical instance
        phys_floors_lambda=phys["floors"], phys_omega=phys["omega"],
        phys_t_all=phys["t_all"],
        phys_g_channel=np.array(phys["g_channel"]),
        phys_h_channel=np.array(phys["h_channel"]),
        phys_boundary_theta=phys["boundary"]["theta_deg"],
        phys_boundary_d_vg=phys["boundary"]["d_vg"],
        phys_boundary_closed_vg=phys["boundary"]["closed_vg"],
        phys_boundary_dev_i=phys["boundary"]["dev_i"],
        phys_boundary_d_gh=phys["boundary"]["d_gh"],
        phys_boundary_P=phys["boundary"]["P"],
        phys_boundary_strict_rel=phys["boundary"]["strict_rel"],
        phys_aligned_d_gh=phys["aligned"]["d_gh"],
        phys_aligned_P=phys["aligned"]["P"],
        phys_aligned_strict_rel=phys["aligned"]["strict_rel"],
        phys_aligned_dev_i=phys["aligned"]["dev_i"],
        # aggregate clause verdicts
        max_dev_i=res["max_dev_i"], clause_i_PASS=res["clause_i_PASS"],
        min_strict_nonaligned=res["min_strict_nonaligned"],
        max_strict_aligned_abs=res["max_strict_aligned_abs"],
        strict_PASS=res["strict_PASS"], aligned_eq_PASS=res["aligned_eq_PASS"],
        clause_ii_PASS=res["clause_ii_PASS"],
        all_converged=res["all_converged"], n_optimal_inaccurate=res["n_inaccurate"],
        n_gating_sdps=res["n_gating"],
        # tolerances + grid
        clause_i_tol=CLAUSE_I_TOL, aligned_eq_tol=ALIGNED_EQ_TOL,
        strict_witness_floor=STRICT_WITNESS, sdp_tol=SDP_TOL,
        thetas_deg=np.array(THETAS_DEG), mags=np.array(MAGS),
        m_mult=M_MULT, n_ch=N_CH_SYNTH, rho_tex=RHO_TEX, theta_phys_deg=THETA_PHYS_DEG,
        scalar_solver_floor_ref=SCALAR_SOLVER_FLOOR,
        tau_fold_used=tau_fold, spectrum_cache_sha=SPECTRUM_CACHE_SHA_PIN,
        audit_sha256=audit_sha, content_sha256=content_sha,
        schema_version="S84+",
    )
    print(f"\n  Data saved: {OUT_NPZ.name} ({OUT_NPZ.stat().st_size} bytes)")

    make_plot(res)

    # --- verdict payload (agent passes to race-safe emit_verdict MCP tool) ---
    pb = phys["boundary"]  # (local)
    pa = phys["aligned"]  # (local)
    value_str = (
        f"clause_i_{'PASS' if res['clause_i_PASS'] else 'FAIL'}_"
        f"max|d(v,g)-1/||Sg|||/.. ={res['max_dev_i']:.2e}(tol1e-7);"
        f"clause_ii_{'PASS' if res['clause_ii_PASS'] else 'FAIL'}:"
        f"strict_nonaligned_min={res['min_strict_nonaligned']:.4e}(>=1e-3),"
        f"aligned_eq_max={res['max_strict_aligned_abs']:.2e}(<=1e-7);"
        f"synthetic_21cfg(7theta_x_3mag);"
        f"physical_eps_LX[g={phys['g_channel']},h={phys['h_channel']}]:"
        f"boundary(th=45)(d-P)/P={pb['strict_rel']:+.4e}_dev_i={pb['dev_i']:.1e},"
        f"aligned(d-P)/P={pa['strict_rel']:+.2e};"
        f"n_gating={res['n_gating']}SDPs;solver_converged={res['all_converged']}"
    )  # (local)
    companion = (
        f"Lemma B op-norm form VERIFIED at boundary: d(v,g)=1/||S_g||_op exact "
        f"(max dev {res['max_dev_i']:.1e}, 40x+ inside scalar solver floor "
        f"{SCALAR_SOLVER_FLOOR:.1e}); leaf-leaf STRICTLY > Pythagorean P off-alignment "
        f"(min witness {res['min_strict_nonaligned']:.3e}), equality restored at "
        f"theta=0 ({res['max_strict_aligned_abs']:.1e}) -- the Lemma B(2) saturation "
        f"criterion. Misalignment = LEFT(hub-range)-singular subspace overlap of the "
        f"two leaves; right-singular rotation leaves d=P (negative control)."
    )  # (local)
    extra = [
        (f"# Lemma B boundary (S-1 connes-machinery-synthesis SecV.1 / Eq.(7) "
         f"d(eps_v,eps_g)=1/||S_g||_op): SCALAR couplings -> Pythagorean leaf-leaf "
         f"additivity (joint saturation); OPERATOR blocks (eps_LX multiplicity "
         f"texture) -> NO single Lipschitz element saturates both channel constraints "
         f"-> d(g,h) > P strictly; alignment restores joint saturation -> d=P. "
         f"# {GATE_ID}"),
        (f"# Corner cell IV (algebra-DEPENDENT state-pair functional; S-1 SecIV.2 "
         f"STATE-PROJ); NO registry landing in this gate (the landing is Wave-6's "
         f"S101-VIIBM-STATEPROJ-LANDING). A clause-(i) FAIL would HALT that landing "
         f"as drafted; PASS => its Lemma-B clauses proceed at full strength. No a_n "
         f"cited => no regulator_pin; no SCHEMATIC helper => no CLASS pin. # {GATE_ID}"),
        (f"# Physical instance: W2-4 greybody floors lambda(tau_fold=0.19) "
         f"(1,0)={phys['floors'][0]:.6f} (1,1)={phys['floors'][1]:.6f} "
         f"(3,0)={phys['floors'][2]:.6f}; t_x=1/lambda_x^2; two largest couplings "
         f"g={phys['g_channel']} h={phys['h_channel']} promoted to blocks "
         f"diag(1,rho_tex={RHO_TEX}), hub-range misaligned theta_phys={THETA_PHYS_DEG}deg "
         f"# {GATE_ID}"),
    ]  # (local)

    print()
    print_verdict_payload(
        res["verdict"], value_str, audit_sha, content_sha,
        companion_note=companion, extra_rows=extra,
    )

    print(f"\n=== {GATE_ID}: {res['verdict']} (wall {time.time() - t0:.1f}s) ===")
    return 0


if __name__ == "__main__":
    sys.exit(main())
